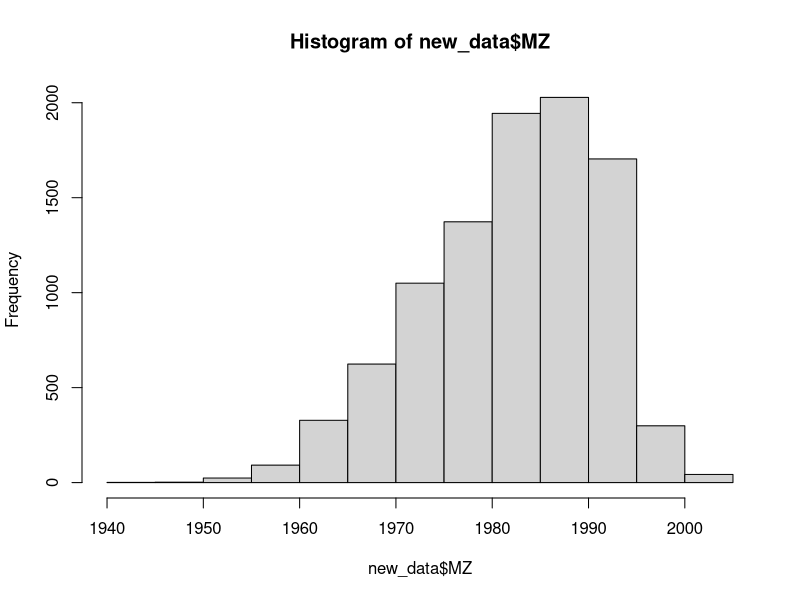

Write R code to recreate this figure. (Note: this script raises an error after producing the figure.)
library(haven)
RAW <- read_sav("RAW.sav")
View(RAW)

table(RAW$W22DQ02A)
class(RAW)

new_data <- data.frame(
  MZ = RAW$W22DQ02A,
  Hierarchical1 = RAW$W22Q25G,
  Hierarchical2 = RAW$W22Q25H,
  Hierarchical3 = RAW$W22Q25I,
  LowCommunicate1 = RAW$W22Q22A,
  LowCommunicate2 = RAW$W22Q22F,
  LowCommunicate3 = RAW$W22Q24A,
  LowCommunicate4 = RAW$W22Q24B,
  LowCommunicate5 = RAW$W22Q24C,
  Satisfaction1 = RAW$W22Q26A,
  Satisfaction2 = RAW$W22Q26B,
  Satisfaction3 = RAW$W22Q26C,
  Satisfaction4 = RAW$W22Q261,
  Commitment1 = RAW$W22Q27B,
  Commitment2 = RAW$W22Q27D,
  Turnover1 = RAW$W22Q27A,
  Turnover2 = RAW$W22Q27C
)

## LowCommunicate 5문항 전부, Turnover2 -> 역처리
new_data$LowCommunicate1 <- 6 - new_data$LowCommunicate1
new_data$LowCommunicate2 <- 6 - new_data$LowCommunicate2
new_data$LowCommunicate3 <- 6 - new_data$LowCommunicate3
new_data$LowCommunicate4 <- 6 - new_data$LowCommunicate4
new_data$LowCommunicate5 <- 6 - new_data$LowCommunicate5
new_data$Turnover2 <- 6 - new_data$Turnover2

## 결측치 확인
colSums(is.na(new_data))

## 이상치 확인
check_outliers <- function(x) {
  sum(x < 1 | x > 5, na.rm = TRUE)
}
sapply(new_data, check_outliers)
lapply(new_data, table, useNA = "ifany")

## 변수 합치기
new_data$Hierarchical <- rowSums(new_data[, c("Hierarchical1", "Hierarchical2", "Hierarchical3")], na.rm = TRUE)
new_data$LowCommunicate <- rowSums(new_data[, c("LowCommunicate1", "LowCommunicate2", "LowCommunicate3", 
                                                "LowCommunicate4", "LowCommunicate5")], na.rm = TRUE)
new_data$Satisfaction <- rowSums(new_data[, c("Satisfaction1", "Satisfaction2", "Satisfaction3", "Satisfaction4")], na.rm = TRUE)
new_data$Commitment <- rowSums(new_data[, c("Commitment1", "Commitment2")], na.rm = TRUE)
new_data$Turnover <- rowSums(new_data[, c("Turnover1", "Turnover2")], na.rm = TRUE)

## MZ 분류하기

hist(new_data$MZ)
table(new_data$MZ)



set.seed(123)  # 재현 가능성을 위해 시드 설정

# 비Z그룹 데이터 필터링
non_z_data <- new_data[new_data$IsZGen == 0, ]

# 573개의 표본을 랜덤으로 추출하고 분포 검토
sample_non_z <- non_z_data[sample(nrow(non_z_data), 573), ]

# 대표성 확인: 주요 변수 평균 비교
colMeans(sample_non_z[, c("Hierarchical", "LowCommunicate", "Satisfaction", "Commitment", "Turnover")])
colMeans(non_z_data[, c("Hierarchical", "LowCommunicate", "Satisfaction", "Commitment", "Turnover")])



